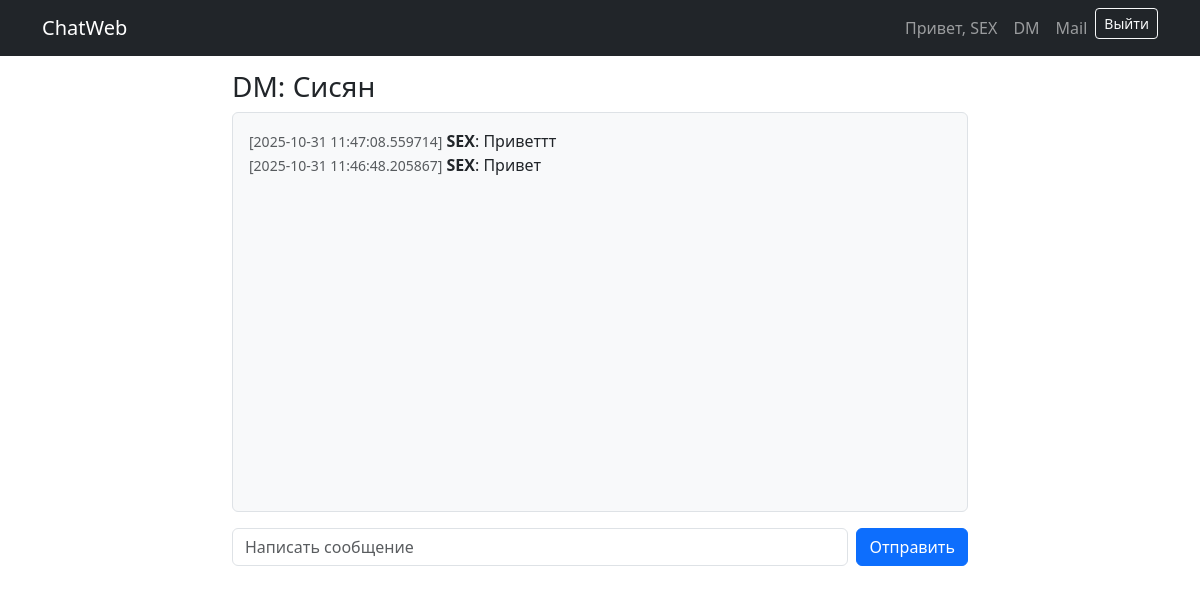
Screenshot of /dm/Сисян (signed in) with the database file from the repository.
### tables this page shows
CREATE TABLE users (
                user_id INTEGER PRIMARY KEY,
                nickname TEXT UNIQUE,
                age INTEGER,
                gender TEXT,
                bio TEXT,
                current_room TEXT
            );

CREATE TABLE private_messages (
                message_id INTEGER PRIMARY KEY AUTOINCREMENT,
                sender_id INTEGER,
                receiver_id INTEGER,
                message_text TEXT,
                timestamp DATETIME DEFAULT CURRENT_TIMESTAMP
            );

### web_app.py (the view)
@app.route('/dm/<target_nick>')
def dm_view(target_nick):
    if 'nickname' not in session:
        return redirect(url_for('login'))
    nick = session['nickname']
    conn = get_db_connection()
    sender = conn.execute("SELECT user_id FROM users WHERE nickname = ?", (nick,)).fetchone()
    receiver = conn.execute("SELECT user_id FROM users WHERE nickname = ?", (target_nick,)).fetchone()
    if not sender or not receiver:
        conn.close()
        flash("Один из пользователей не зарегистрирован в веб-интерфейсе (через бота/веб).")
        return redirect(url_for('dm_index'))
    sender_id = sender['user_id']
    receiver_id = receiver['user_id']
    msgs = conn.execute("""
        SELECT pm.*, us.nickname as sender_nick, ur.nickname as receiver_nick
        FROM private_messages pm
        JOIN users us ON pm.sender_id = us.user_id
        JOIN users ur ON pm.receiver_id = ur.user_id
        WHERE (pm.sender_id = ? AND pm.receiver_id = ?)
           OR (pm.sender_id = ? AND pm.receiver_id = ?)
        ORDER BY pm.timestamp DESC
        LIMIT 200
    """, (sender_id, receiver_id, receiver_id, sender_id)).fetchall()
    conn.close()
    return render_template('dm_view.html', messages=msgs, nick=nick, target=target_nick)

### web_app.py (called while the page is built)
def get_db_connection():
    conn = sqlite3.connect(DB_PATH, detect_types=sqlite3.PARSE_DECLTYPES | sqlite3.PARSE_COLNAMES)
    conn.row_factory = sqlite3.Row
    return conn

### templates/dm_view.html (shortened to what this page needs)
{% extends "base.html" %}
{% block content %}
  <div class="row">
    <div class="col-md-8 offset-md-2">
      <h3>DM: {{ target }}</h3>
      <div id="dm" class="border rounded p-3 bg-light" style="height: 400px; overflow-y: auto;">
        {% for m in messages %}
          <div>
            <small class="text-muted">[{{ m['timestamp'] }}]</small>
            <strong>{{ m['sender_nick'] }}</strong>: {{ m['message_text'] }}
          </div>
        {% endfor %}
      </div>
      <form action="{{ url_for('dm_send', target_nick=target) }}" method="post" class="mt-3 d-flex gap-2">
        <input name="message" placeholder="Написать сообщение" class="form-control" required>
        <button class="btn btn-primary">Отправить</button>
      </form>
    </div>
  </div>
{% endblock %}

### templates/base.html (shortened to what this page needs)
<!doctype html>
<html lang="ru">
<head>
  <link href="https://cdn.jsdelivr.net/npm/bootstrap@5.3.2/dist/css/bootstrap.min.css" rel="stylesheet">
</head>
<body>
<nav class="navbar navbar-expand-lg navbar-dark bg-dark fixed-top">
  <div class="container">
    <a class="navbar-brand" href="{{ url_for('index') }}">ChatWeb</a>
    <div class="collapse navbar-collapse">
      <ul class="navbar-nav ms-auto">
        {% if session.get('nickname') %}
          <li class="nav-item"><a class="nav-link" href="#">Привет, {{ session['nickname'] }}</a></li>
          <li class="nav-item"><a class="nav-link" href="{{ url_for('dm_index') }}">DM</a></li>
          <li class="nav-item"><a class="nav-link" href="{{ url_for('mail') }}">Mail</a></li>
          <li class="nav-item">
            <form action="{{ url_for('logout') }}" method="post" class="d-inline">
              <button class="btn btn-sm btn-outline-light">Выйти</button>
            </form>
          </li>
        {% else %}
          <li class="nav-item"><a class="nav-link" href="{{ url_for('login') }}">Войти</a></li>
          <li class="nav-item"><a class="nav-link" href="{{ url_for('register') }}">Регистрация</a></li>
        {% endif %}
      </ul>
    </div>
  </div>
</nav>
<div class="container">
  {% block content %}{% endblock %}
</div>
</body>
</html>

### templates/base.html (style rules this page uses)
body { padding-top: 70px; }

### rows the page displays
users: nickname "SEX"
users: nickname "Сисян"
private_messages: timestamp "2025-10-31 11:47:08.559714", sender_nick "SEX", message_text "Приветтт"
private_messages: timestamp "2025-10-31 11:46:48.205867", sender_nick "SEX", message_text "Привет"
